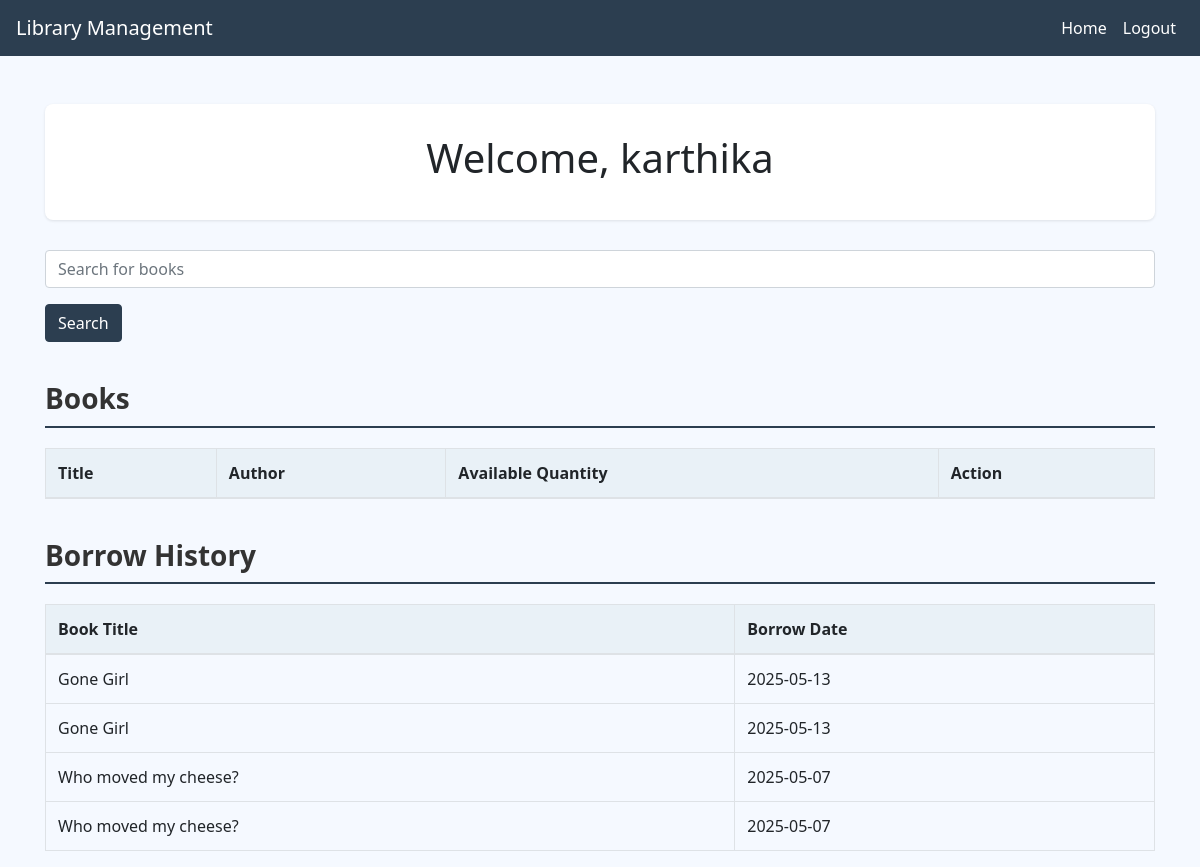
Screenshot of /student_dashboard (signed in) with the database file from the repository.
### tables this page shows
CREATE TABLE borrow_history (
                        id INTEGER PRIMARY KEY AUTOINCREMENT,
                        student_username TEXT,
                        book_id INTEGER,
                        borrow_date TEXT);

CREATE TABLE books (
                        id INTEGER PRIMARY KEY AUTOINCREMENT,
                        title TEXT, author TEXT, quantity INTEGER DEFAULT 0);

### app.py (the view)
@app.route('/student_dashboard', methods=['GET', 'POST'])
def student_dashboard():
    if 'user' not in session or session['role'] != 'student':
        return redirect('/')
    db = get_db()
    books = []
    if request.method == 'POST':
        if 'search_query' in request.form:
            search_query = request.form['search_query']
            books = db.execute("SELECT * FROM books WHERE title LIKE ?", ('%' + search_query + '%',)).fetchall()
    history = db.execute('''SELECT b.id as book_id, b.title, b.author, bh.borrow_date
                            FROM borrow_history bh
                            JOIN books b ON bh.book_id = b.id
                            WHERE bh.student_username = ?
                            ORDER BY bh.borrow_date DESC''', (session['user'],)).fetchall()
    return render_template('student_dashboard.html', user=session['user'], books=books, history=history)

### app.py (called while the page is built)
def get_db():
    db = getattr(g, '_database', None)
    if db is None:
        db = g._database = sqlite3.connect(DATABASE)
        db.row_factory = sqlite3.Row
    return db

@app.teardown_appcontext
def close_connection(exception):
    db = getattr(g, '_database', None)
    if db is not None:
        db.close()

### templates/student_dashboard.html (shortened to what this page needs)
<!DOCTYPE html>
<html lang="en">
<head>
    <link href="https://stackpath.bootstrapcdn.com/bootstrap/4.5.2/css/bootstrap.min.css" rel="stylesheet">
</head>
<body>
    <nav class="navbar navbar-expand-lg">
        <a class="navbar-brand" href="#">Library Management</a>
        <div class="collapse navbar-collapse justify-content-end">
            <ul class="navbar-nav">
                <li class="nav-item">
                    <a class="nav-link" href="/">Home</a>
                </li>
                <li class="nav-item">
                    <a class="nav-link" href="/signup/student">Logout</a>
                </li>
            </ul>
        </div>
    </nav>
    <div class="container mt-5">
        <div class="dashboard-header text-center">
            <h1>Welcome, {{ user }}</h1>
        </div>
        <form method="POST" action="/student_dashboard" class="mb-4">
            <div class="form-group">
                <input type="text" class="form-control" name="search_query" placeholder="Search for books" value="{{ request.form['search_query'] if request.form['search_query'] else '' }}">
            </div>
            <button type="submit" class="btn btn-primary">Search</button>
        </form>
        <h3 class="section-title">Books</h3>
        <table class="table table-bordered">
            <thead>
                <tr>
                    <th>Title</th>
                    <th>Author</th>
                    <th>Available Quantity</th>
                    <th>Action</th>
                </tr>
            </thead>
        </table>
        <h3 class="section-title">Borrow History</h3>
        <table class="table table-bordered">
            <thead>
                <tr>
                    <th>Book Title</th>
                    <th>Borrow Date</th>
                </tr>
            </thead>
            <tbody>
                {% for borrow in history %}
                <tr>
                    <td>{{ borrow.title }}</td>
                    <td>{{ borrow.borrow_date }}</td>
                </tr>
                {% endfor %}
            </tbody>
        </table>
    </div>
</body>
</html>

### templates/student_dashboard.html (style rules this page uses)
body { background-color: #f5f9ff; font-family: 'Segoe UI', Tahoma, Geneva, Verdana, sans-serif; }
.navbar { background-color: #2c3e50; }
.navbar-brand, .nav-link { color: #ffffff !important; font-weight: 500; }
.dashboard-header { background-color: #ffffff; padding: 30px; border-radius: 8px; box-shadow: 0 1px 3px rgba(0,0,0,0.1); margin-bottom: 30px; }
.section-title { margin-top: 40px; margin-bottom: 20px; font-weight: 600; color: #333; border-bottom: 2px solid #2c3e50; padding-bottom: 10px; }
.table thead { background-color: #e9f1f7; }
.table td, .table th { vertical-align: middle; }
.btn-primary { background-color: #2c3e50; border-color: #2c3e50; }

### rows the page displays
borrow_history: title "Gone Girl", borrow_date "2025-05-13"
borrow_history: title "Gone Girl", borrow_date "2025-05-13"
borrow_history: title "Who moved my cheese?", borrow_date "2025-05-07"
borrow_history: title "Who moved my cheese?", borrow_date "2025-05-07"

### other values shown
{{ user }} "karthika"
